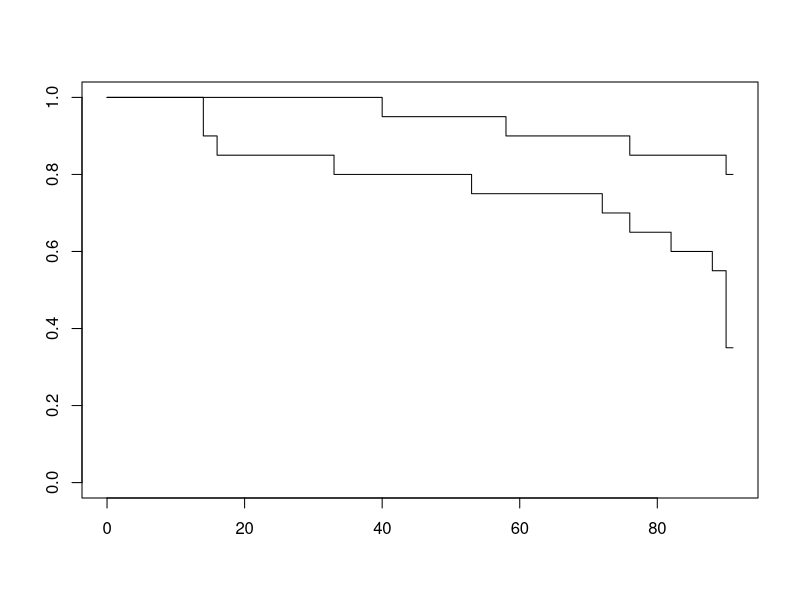

Recreate this plot in R.
## ---- chunk 1
library(tidyverse)
library(here)
library(survival)
library(survminer)
## ---- chunk 2
raw_quagga <- read.csv(here("data", "Davis_quagga_mussels.csv"))
## ---- chunk 3
quagga_tibble <- as_tibble(raw_quagga)

print(quagga_tibble)
## ---- chunk 4
quagga_sfit <- survfit(Surv(day, status) ~ treatment, data = quagga_tibble)

plot(quagga_sfit)
## ---- chunk 5
summary(quagga_sfit)$table

summary(quagga_sfit)
